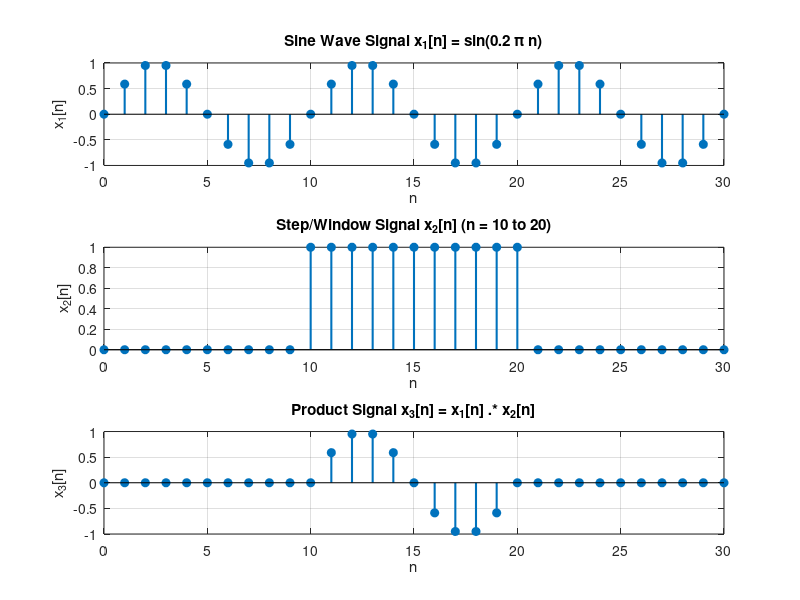

Source code (MATLAB):
clc; clear; close all;

n1 = 0:30;
x1 = sin(0.2 * pi * n1);

n2 = 10:20;
x2 = ones(size(n2)); 

n = min(min(n1), min(n2)) : max(max(n1), max(n2));

y1 = zeros(size(n));
y2 = zeros(size(n));

y1(n >= min(n1) & n <= max(n1)) = x1;
y2(n >= min(n2) & n <= max(n2)) = x2;

y3 = y1 .* y2;

figure;

subplot(3, 1, 1);
stem(n, y1, 'filled', 'LineWidth', 1.5);
title('Sine Wave Signal x_1[n] = sin(0.2 \pi n)');
xlabel('n'); ylabel('x_1[n]');
grid on;

subplot(3, 1, 2);
stem(n, y2, 'filled', 'LineWidth', 1.5);
title('Step/Window Signal x_2[n] (n = 10 to 20)');
xlabel('n'); ylabel('x_2[n]');
grid on;

subplot(3, 1, 3);
stem(n, y3, 'filled', 'LineWidth', 1.5);
title('Product Signal x_3[n] = x_1[n] .* x_2[n]');
xlabel('n'); ylabel('x_3[n]');
grid on;
